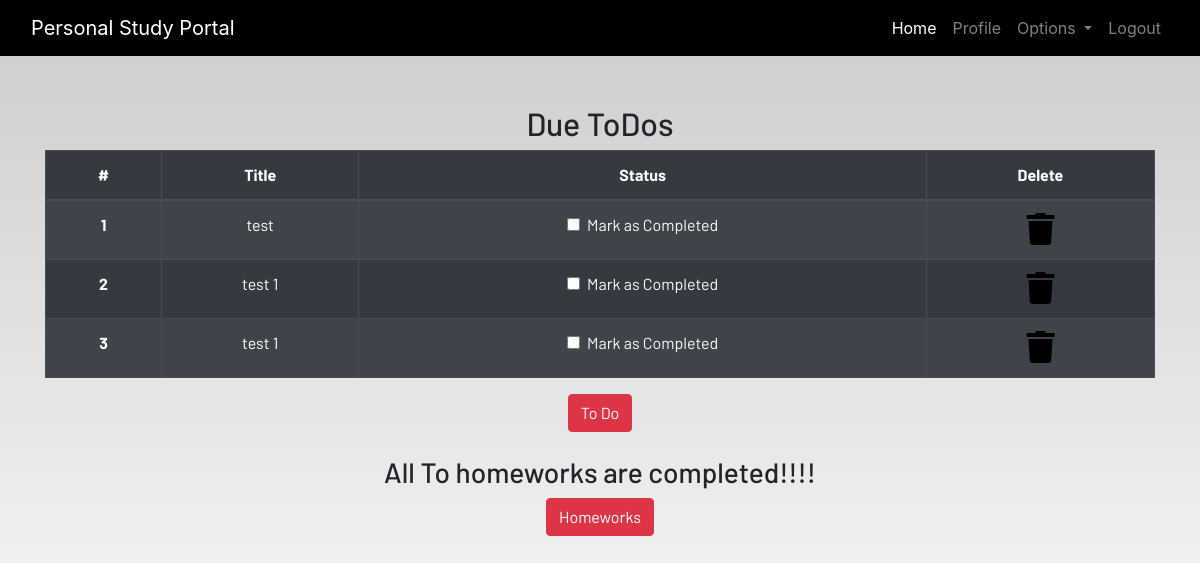
The page /profile/ (signed in) on the database as committed earlier.
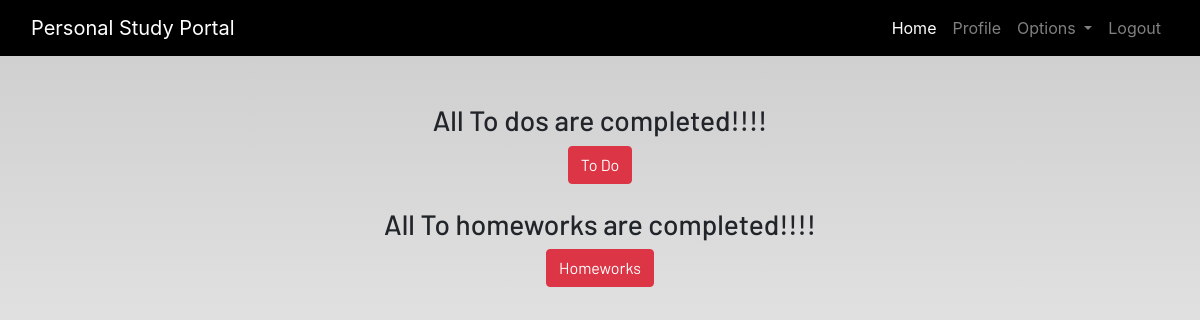
The same page on the database as committed later.
### personal_dashboard/models.py (models this page shows, shortened)
class Todo(models.Model):
    user = models.ForeignKey(User, on_delete=models.CASCADE)
    title = models.CharField(max_length=100)
    is_finished = models.BooleanField(default=False)
    class Meta:
        verbose_name_plural = "todos"

### personal_dashboard/views.py (the view)
# urls.py: path('profile/', dashboard_views.profile, name="profile"),
@login_required
def profile(request):
    homeworks = Homework.objects.filter(is_finished=False, user=request.user)
    todos = Todo.objects.filter(is_finished=False, user=request.user)
    if len(homeworks) == 0:
        homework_done = True
    else:
        homework_done = False
    if len(todos) == 0:
        todos_done = True
    else:
        todos_done = False
    context = {
        'homeworks' : homeworks,
        'todos' : todos,
        'homework_done' : homework_done,
        'todos_done' : todos_done
    }
    return render(request, 'personal_dashboard/profile.html', context)

### personal_dashboard/templates/personal_dashboard/profile.html
{% extends 'personal_dashboard/base.html' %} {% load static %}
{% load crispy_forms_tags%}
{% load static %}
{% block content %}
<section class="text-center">
    <div class="container">
        {% if not todos_done %}
        <h2>Due ToDos</h2>
        <table class="table table-striped table-bordered table-hover table-dark">
            <thead>
                <tr>
                    <th scope="col">#</th>
                    <th scope="col">Title</th>
                    <th scope="col">Status</th>
                    <th scope="col">Delete</th>
                </tr>
            </thead>
            <tbody>
                {% for todo in todos %}
                <tr>
                    <th scope="row">{{forloop.counter}}</th>
                    <td>{{todo.title}}</td>
                    <td>
                        <a href="{% url 'update-todo' todo.id %}">
                            <div class="form-check">
                                {% if todo.is_finished == True %}
                                <input class="form-check-input" type="checkbox" value="" checked>
                                {% else %}
                                <input class="form-check-input" type="checkbox" value="">
                                {% endif %}
                                <label class="form-check-label text-light" for="flexCheckDefault">
                                    Mark as Completed
                                </label>
                            </div>
                        </a>
                    </td>
                    <td><a href="{% url 'delete-todo' todo.id %}"><i class="fa fa-trash fa-2x"></i></a></td>
                </tr>
                {% endfor %}
            </tbody>
        </table>
        {% else %}
        <h3>All To dos are completed!!!!</h3>
        {% endif %}
        <a href="{% url 'personal_dashboard-todo' %}" class="btn btn-danger">To Do</a>
        <br><br>
        {% if not homework_done %}
        <h2>Due Homeworks</h2>
        <table class="table table-striped table-bordered table-hover table-dark">
            <thead>
                <tr>
                    <th scope="col">#</th>
                    <th scope="col">Subject</th>
                    <th scope="col">Title</th>
                    <th scope="col">Description</th>
                    <th scope="col">Due</th>
                    <th scope="col">Status</th>
                    <th scope="col">Delete</th>
                </tr>
            </thead>
            <tbody>
                {% for homework in homeworks  %}
                <tr>
                    <th scope="row">{{forloop.counter}}</th>
                    <td>{{homework.subject}}</td>
                    <td>{{homework.title}}</td>
                    <td>{{homework.description}}</td>
                    <td>{{homework.due}}</td>
                    <td>
                        <a href="{% url 'update-homework' homework.id %}">
                            <div class="form-check">
                                {% if homework.isfinished == True %}
                                    <input class="form-check-input" type="checkbox" value="" checked>
                                {% else %}
                                    <input class="form-check-input" type="checkbox" value="">
                                {% endif %}
                                <label class="form-check-label text-light" for="flexCheckDefault">
                                    Mark as Completed
                                </label>
                            </div>
                        </a>
                    </td>
                    <td><a href="{% url 'delete-homework' homework.id %}"><i class="fa fa-trash fa-2x"></i></a></td>
                </tr>
                {% endfor %}
            </tbody>
        </table>
        {% else %}
        <h3>All To homeworks are completed!!!!</h3>
        {% endif %}
        <a href="{% url 'personal_dashboard-homework'  %}" class="btn btn-danger">Homeworks</a>
    </div>
</section>
{% endblock content %}

Rows that differ between the two databases and show on the page:
removed Todo: title "test"
removed Todo: title "test 1"
removed Todo: title "test 1"
Other text that changed with them:
text no longer shown: "Due ToDos # Title Status Delete"
text now shown: "All To dos are completed!!!!"
